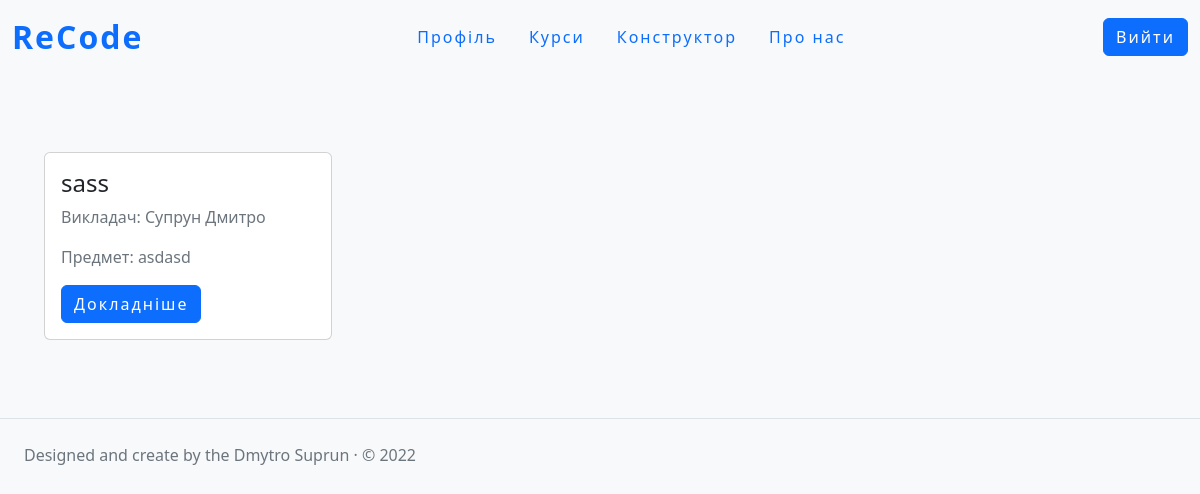
The page /course/ (signed in) on the database as committed earlier.
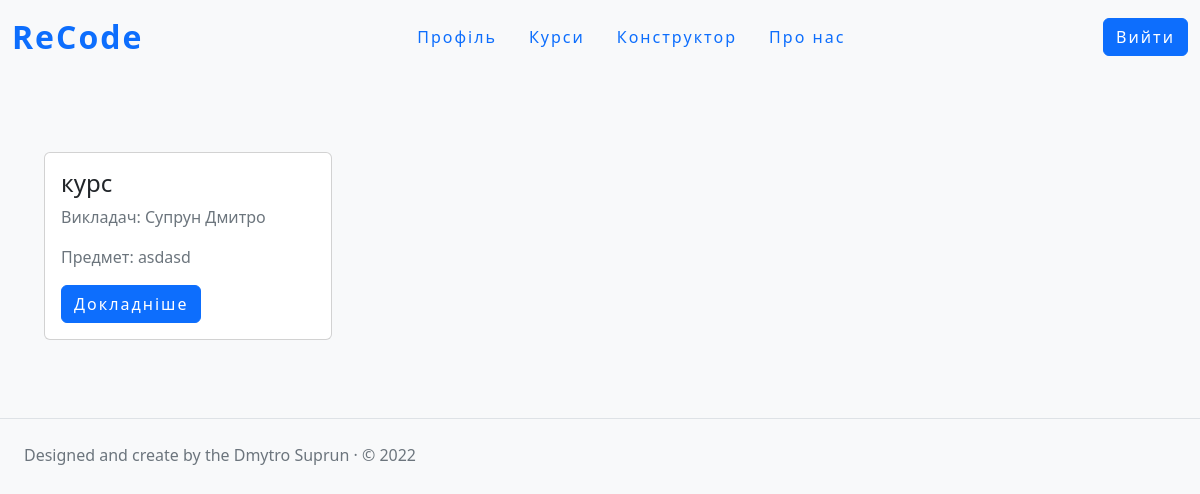
The same page on the database as committed later.
### course/models.py (models this page shows, shortened)
class CourseConfig(models.Model):
    name=models.CharField('Назва курсу', max_length=255)
    course_slug=models.SlugField('URL', db_index=True, unique=True, max_length=255)
    subject=models.CharField('Предмет', max_length=255)
    date_creating=models.DateField(auto_now_add=True)
    def get_absolute_url(self):
        return reverse('detail_course', kwargs={'course_slug':self.course_slug})
    class Meta:
        ordering = ['-pk']

### course/views.py (the view, shortened to what this page needs)
# urls.py: path('', show_all_course, name='all_course'),
@login_required
def show_all_course(request):
    user_role = get_role(request)
    if user_role == 'anonymousStudent':
        context = {
            'title': 'Курси',
            'type': user_role
        }
    else:
        courses = []
        teachers_on_course = {}
        this_teacher_info = TeacherInCourse.objects.filter(e_mail=request.user.email)
        for record in this_teacher_info:
            courses.append(record.course)
        for course in courses:
            list_with_teachers = []
            teachers_local = TeacherInCourse.objects.filter(course=course)
            for teacher in teachers_local:
                try:
                    tmp = User.objects.get(email=teacher.e_mail)
                    this_teacher = f'{tmp.first_name} {tmp.last_name},'
                except:
                    this_teacher = f'Не автентифікований({teacher.e_mail}),'
                list_with_teachers.append(this_teacher)
            teachers_on_course[course] = list_with_teachers
        for val in teachers_on_course.values():
            val[-1] = val[-1].replace(val[-1][-1], '')
        context={
            'title':'Курси',
            'type': user_role,
            'courses':teachers_on_course.items()
        }
    return render(request, 'course/all course.html', context=context)

### staticPages/views.py (called while the page is built)
def get_role(req):
    if req.user.is_anonymous:
        return 'anonymous'
    elif len(TeacherInCourse.objects.filter(e_mail=req.user.email))==0:
        if len(StudentInCourse.objects.filter(e_mail=req.user.email))==0:
            return 'anonymousStudent'
        return 'student'
    return 'teacher'

### course/templates/course/all course.html
{% extends "course/course-layout.html" %}
{%load static%}
{%block styles%}<link rel="stylesheet" href="{%static 'course/css/all_course_style.css'%}">{%endblock%}
{%block content%}
    <div class="grid-4-block-with-course">
        {%for course, teachers in courses%}
            <div class="card card_marg" style="width: 18rem;">
                  <div class="card-body">
                        <h4 class="card-title">{{course.name}}</h4>
                        <p class="text-muted">Викладач:
                            {%for teacher in teachers%}
                                {{teacher}}
                            {%endfor%}
                        </p>
                        <p class="text-muted">Предмет: {{course.subject}}</p>
                        <a href="{{ course.get_absolute_url }}" class="btn btn-primary detail-course-button">Докладніше</a>
                  </div>
            </div>
        {%endfor%}
    </div>
{%endblock%}

Rows that differ between the two databases and show on the page:
changed CourseConfig "asdasd": name "sass" → "курс"
